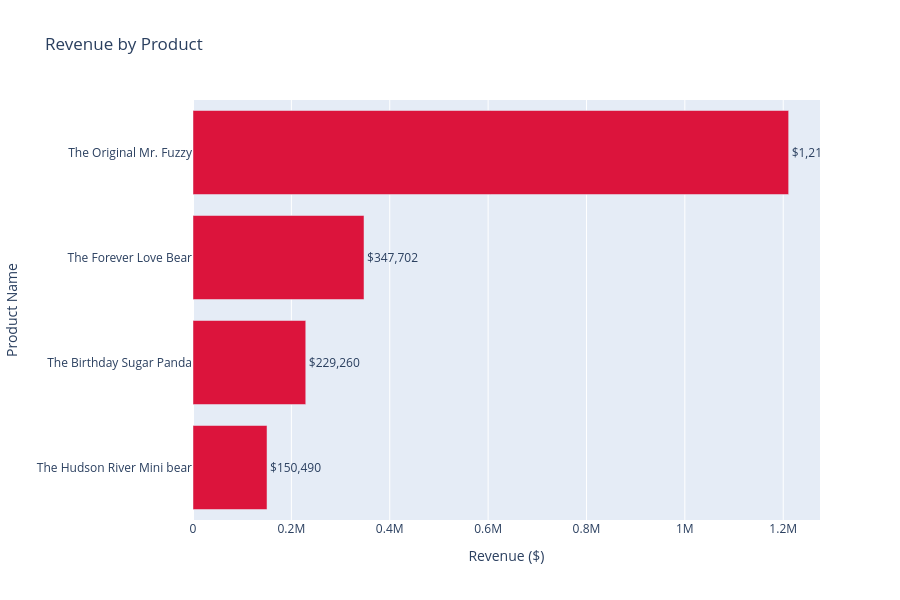

Notebook cell for this chart:
### Markdown cell above
2. Revenue by Product

### Code cell
import plotly.express as px

revenue_by_product = (
    sales_data.groupby('product_name')['item_price']
    .sum()
    .sort_values(ascending=True)
    .reset_index()
)

fig = px.bar(
    revenue_by_product,
    x='item_price',
    y='product_name',
    orientation='h',
    title='Revenue by Product',
    text='item_price',
    color_discrete_sequence=['crimson']
)

fig.update_traces(
    texttemplate='$%{x:,.0f}',
    textposition='outside'
)

fig.update_layout(
    xaxis_title='Revenue ($)',
    yaxis_title='Product Name',
    height=600
)

fig.show()

### Figure 1 — Plotly figure (JSON) as saved in the notebook; plotly's stock layout.template omitted (floating-point values rounded to 4 significant figures)
{"data": [{"hovertemplate": "item_price=%{text}<br>product_name=%{y}<extra></extra>", "legendgroup": "", "marker": {"color": "crimson", "pattern": {"shape": ""}}, "name": "", "orientation": "h", "showlegend": false, "text": [150500.0, 229300.0, 347700.0, 1211000.0], "textposition": "outside", "texttemplate": "$%{x:,.0f}", "type": "bar", "x": [150500.0, 229300.0, 347700.0, 1211000.0], "xaxis": "x", "y": ["The Hudson River Mini bear", "The Birthday Sugar Panda", "The Forever Love Bear", "The Original Mr. Fuzzy"], "yaxis": "y"}], "layout": {"barmode": "relative", "height": 600, "legend": {"tracegroupgap": 0}, "title": {"text": "Revenue by Product"}, "xaxis": {"anchor": "y", "domain": [0, 1], "title": {"text": "Revenue ($)"}}, "yaxis": {"anchor": "x", "domain": [0, 1], "title": {"text": "Product Name"}}}}
